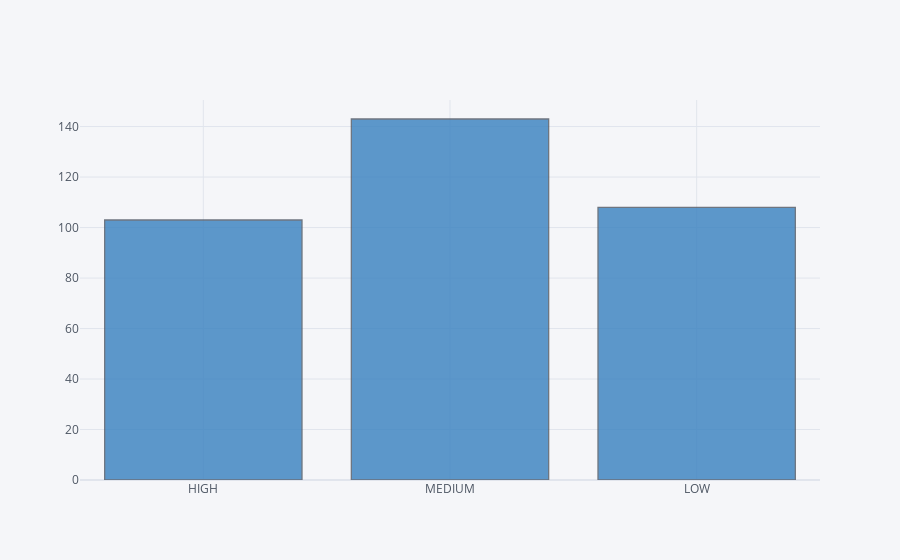

Notebook code for this chart:
### Code cell
df['Assessment of Risk'].iplot(kind='hist',color='blue')

### Figure 1 — Plotly figure (JSON) as saved in the notebook; plotly's stock layout.template omitted (floating-point values rounded to 4 significant figures; data arrays with more than 128 entries replaced by an {"elided": "..."} marker saying what was removed)
{"data": [{"histfunc": "count", "histnorm": "", "marker": {"color": "rgba(55, 128, 191, 1.0)", "line": {"color": "#4D5663", "width": 1.3}}, "name": "Assessment of Risk", "opacity": 0.8, "orientation": "v", "type": "histogram", "x": {"elided": "354 str values"}}], "layout": {"barmode": "overlay", "legend": {"bgcolor": "#F5F6F9", "font": {"color": "#4D5663"}}, "paper_bgcolor": "#F5F6F9", "plot_bgcolor": "#F5F6F9", "title": {"font": {"color": "#4D5663"}}, "xaxis": {"gridcolor": "#E1E5ED", "showgrid": true, "tickfont": {"color": "#4D5663"}, "title": {"font": {"color": "#4D5663"}, "text": ""}, "zerolinecolor": "#E1E5ED"}, "yaxis": {"gridcolor": "#E1E5ED", "showgrid": true, "tickfont": {"color": "#4D5663"}, "title": {"font": {"color": "#4D5663"}, "text": ""}, "zerolinecolor": "#E1E5ED"}}}
